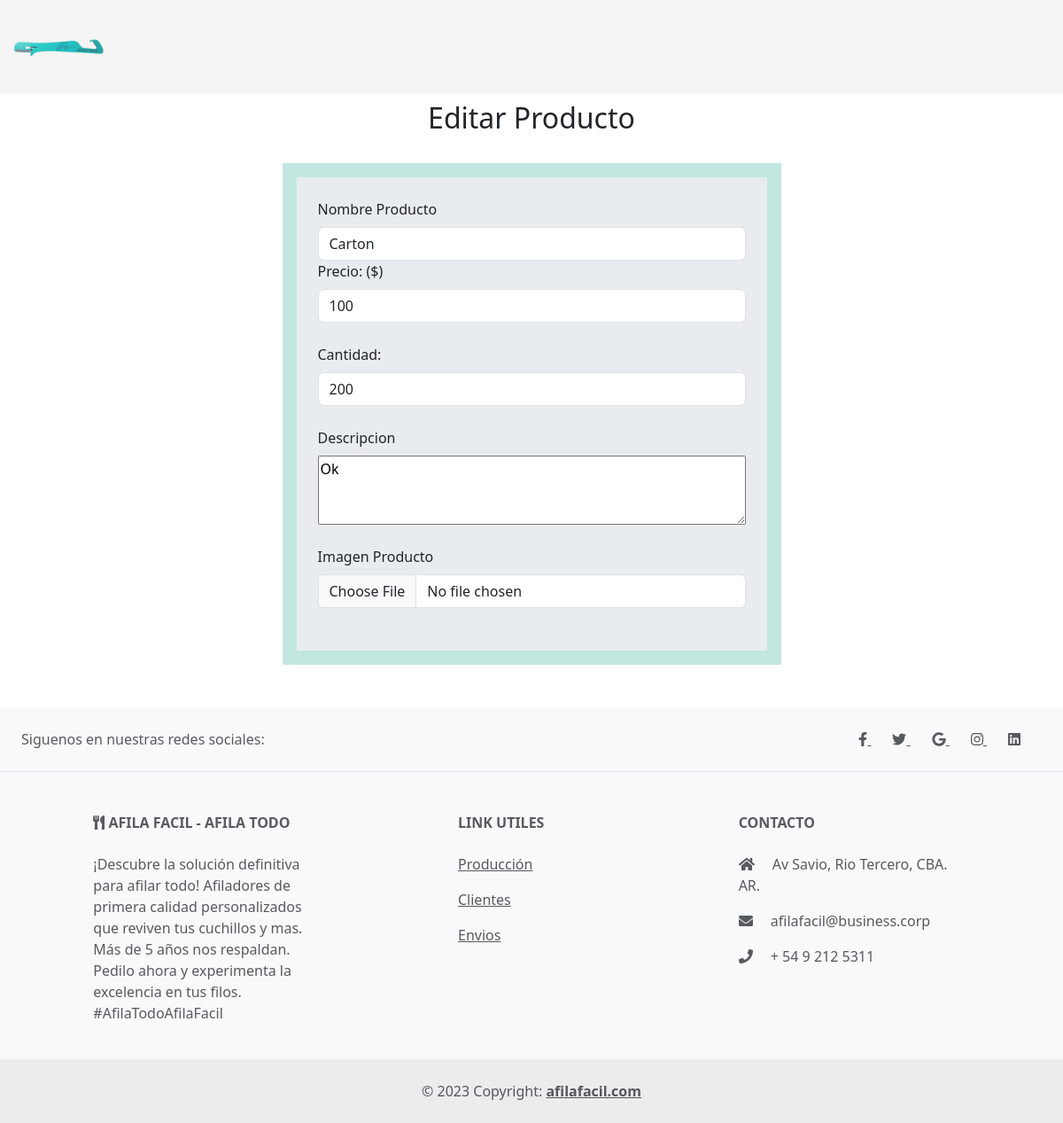
The app's page /productos/editar/1/ with its own data.
### materias_primas/models.py (models this page shows, shortened)
class Productos(models.Model):
    nombre = models.CharField(max_length=45)
    descripcion = models.CharField(max_length=200)
    precio = models.IntegerField()
    cantidad = models.IntegerField()
    imagen = models.CharField(max_length=100)
    class Meta:
        db_table = 'productos'
        verbose_name = "Producto"

### materias_primas/views.py (the view)
# urls.py: path('editar/<int:id>/', views.editar_producto, name='editar_producto'),
def editar_producto(request, id):
    producto = get_object_or_404(Productos, pk=id)
    if request.method == 'POST':
        form = ProductoForm(request.POST, request.FILES)
        if form.is_valid():
            producto.nombre = form.cleaned_data['nombre']
            producto.precio = form.cleaned_data['precio']
            producto.cantidad = form.cleaned_data['cantidad']
            producto.descripcion = form.cleaned_data['descripcion']
            producto.imagen = form.cleaned_data['imagen']
            producto.save()
            return redirect('productos')
    else:
        form = ProductoForm(initial={
            'nombre': producto.nombre,
            'precio': producto.precio,
            'cantidad': producto.cantidad,
            'descripcion': producto.descripcion,
            'imagen': producto.imagen
        })
    return render(request, 'modificacionProducto.html', {'form': form, 'producto': producto})

### materias_primas/forms.py
class ProductoForm(forms.Form):
    nombre = forms.CharField(max_length=100, required=True)
    descripcion = forms.CharField(max_length=255, required=True, widget=forms.Textarea)
    precio = forms.IntegerField(required=True)
    cantidad = forms.IntegerField(required=True)
    imagen = forms.CharField(max_length=100, required=False)
    class Meta:
            model = Productos

### materias_primas/templates/modificacionProducto.html (shortened to what this page needs)
{% extends "materias_primas/layout.html" %}
{% load static %}
{% block content %}
    <div class="container-fluid ">
        <div class="d-flex flex-column align-items-center">
          <h2 class="mb-3 mt-2">Editar Producto</h2>
          <div class="d-flex justify-content-center mt-3 mb-5" style="background-color: #c2e7e1;">
            <form class="m-3 p-4 bg-body-secondary" method="post" action="{% url 'editar_producto' producto.id %}"  enctype="multipart/form-data">
              <div class="row">
                  <div class="form-outline w-100">
                    <label class="form-label" for="nombre">Nombre Producto</label>
                    <input type="text" id="nombre" name="nombre" class="form-control" value="{{ producto.nombre }}" />
                  </div>
              </div>
                <div class="row mb-4">
                    <div class="form-outline w-100">
                    <label class="form-label" for="precio">Precio: ($)</label>
                    <input type="number" id="precio" name="precio" class="form-control" value="{{ producto.precio }}"/>
                    </div>
                </div>
                <div class="row mb-4">
                    <div class="form-outline w-100">
                    <label class="form-label" for="cantidad">Cantidad: </label>
                    <input type="number" id="cantidad" name="cantidad" class="form-control" value="{{ producto.cantidad }}"/>
                    </div>
                </div>
                <div class="row mb-4">
                    <div class="form-outline w-100 d-flex flex-column">
                        <label class="form-label" for="descripcion">Descripcion</label>
                        <textarea rows="3" cols="50" id="descripcion" name="descripcion" >{{ producto.descripcion }}</textarea>
                    </div>
                </div>
                <div class="row mb-4">
                    <div class="form-outline">
                    <label class="form-label w-100" for="imagen">Imagen Producto</label>
                    <input type="file" id="imagen" name="imagen" class="form-control" value="{{ producto.imagen }}"/>
                    </div>
                </div>
            </form>
        </div>
    </div>
  </div>
{% endblock %}

### records on screen
Productos: nombre "Carton", precio "100", cantidad "200", descripcion "Ok"
